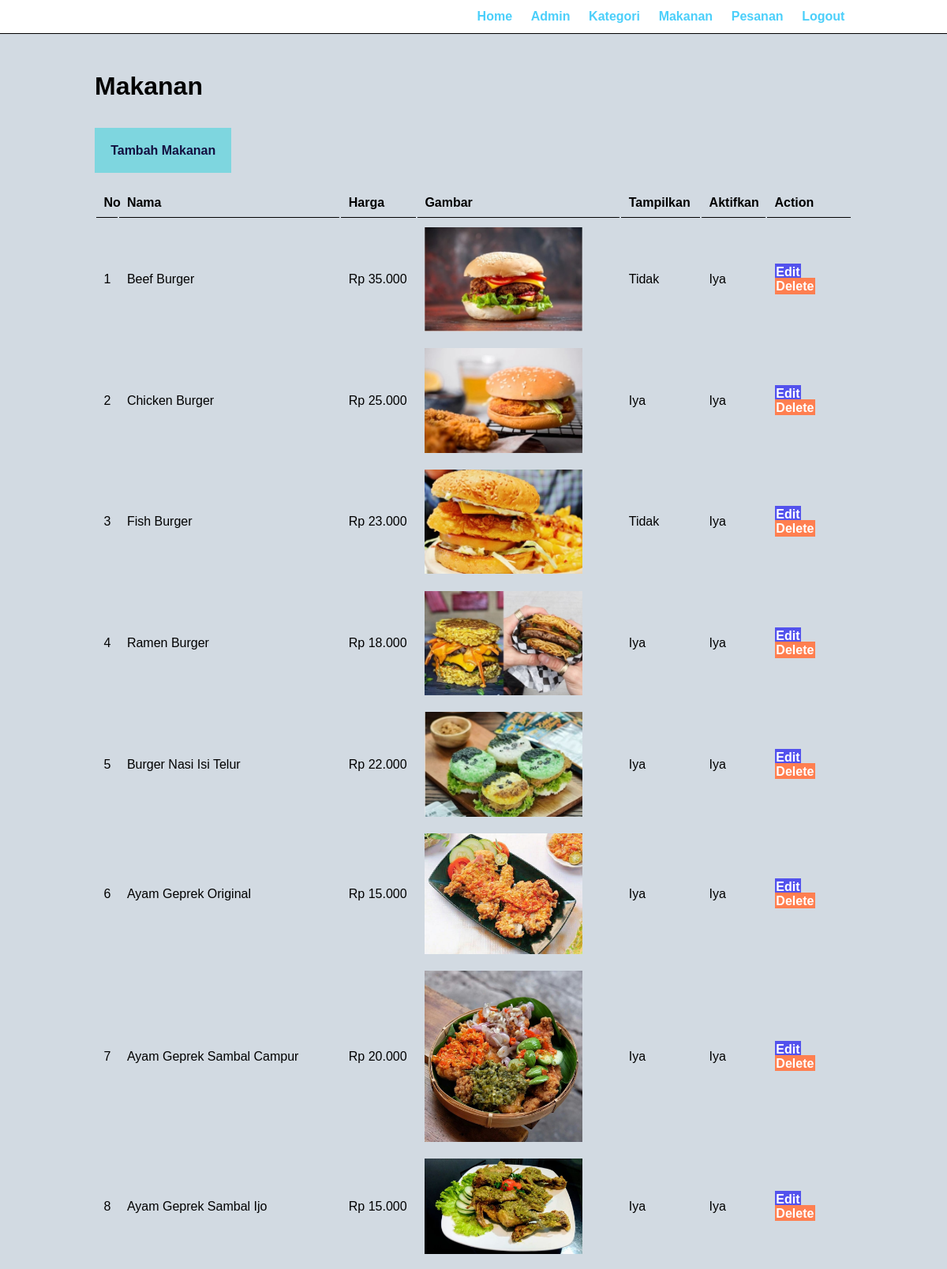
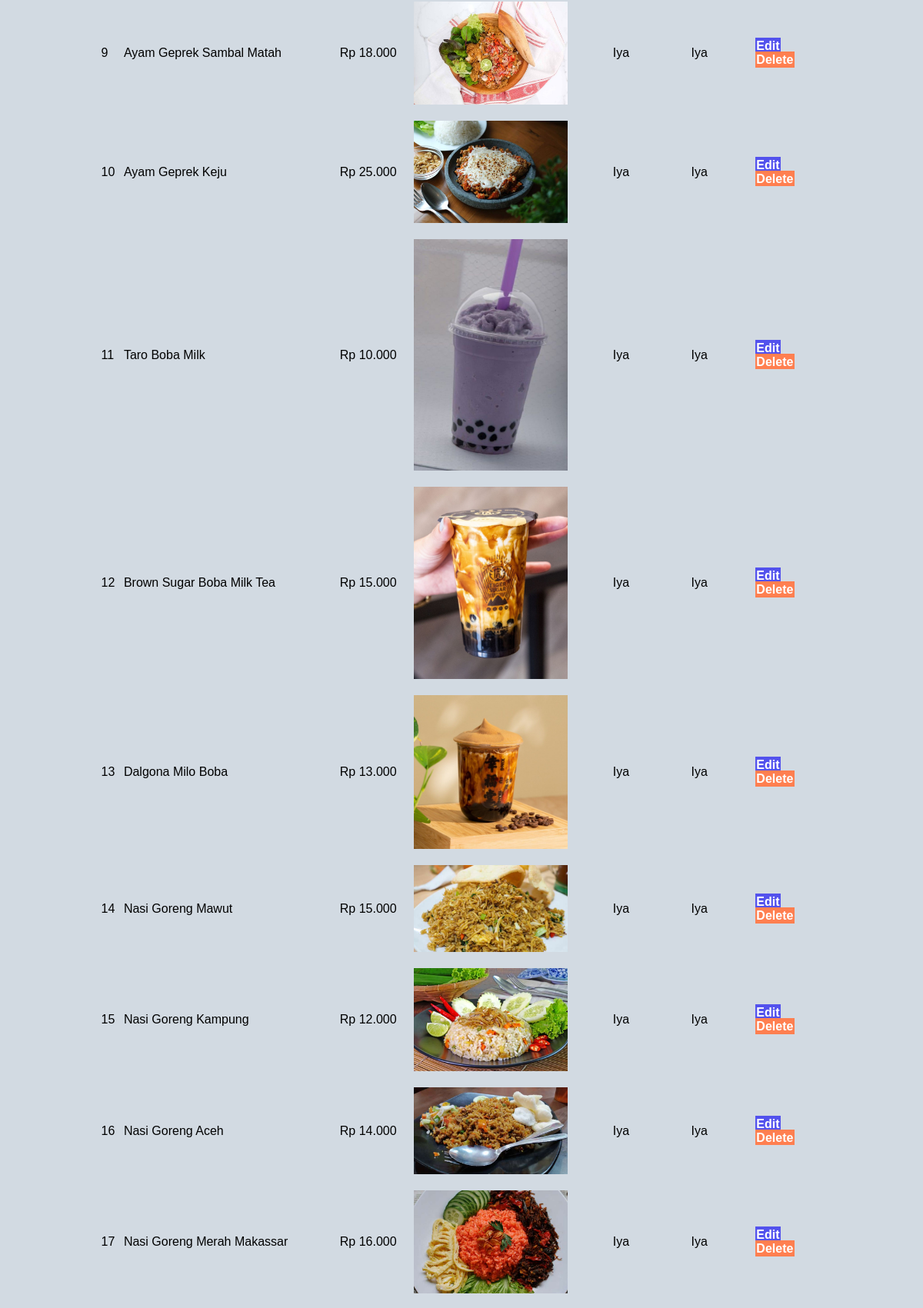
The page /admin/manage-makanan.php (signed in, upper part) on the database its author committed (2 pictures, top to bottom).
### tables this page shows
CREATE TABLE `tbl_food` (
  `id` int(10) UNSIGNED NOT NULL,
  `title` varchar(100) NOT NULL,
  `deskripsi` text NOT NULL,
  `harga` decimal(10,3) NOT NULL,
  `image_name` varchar(255) NOT NULL,
  `category_id` int(10) UNSIGNED NOT NULL,
  `featured` varchar(10) NOT NULL,
  `active` varchar(10) NOT NULL
);

### admin/manage-makanan.php (the view, shortened to what this page needs)
<?php include('isikonten/menu.php');?>
    <div class="main-content">
        <div class="wrapper">
            <h1>Makanan</h1>
            <br/><br><br>
                <a href="<?php echo SITEURL; ?>admin/tambah-makanan.php" class="btn-primary">Tambah Makanan</a>
            <br/><br/><br>
                <table class="tbl-full">
                    <tr>
                        <th>No</th>
                        <th>Nama</th>
                        <th>Harga</th>
                        <th>Gambar</th>
                        <th>Tampilkan</th>
                        <th>Aktifkan</th>
                        <th>Action</th>
                    </tr>
                    <?php
                        $sql = "SELECT * FROM tbl_food";
                        $res = mysqli_query($conn, $sql);
                        $count = mysqli_num_rows($res);
                        $sn=1;
                        if($count>0)
                        {
                            while($row=mysqli_fetch_assoc($res))
                            {
                                $id = $row['id'];
                                $title = $row['title'];
                                $harga = $row['harga'];
                                $image_name = $row['image_name'];
                                $featured = $row['featured'];
                                $active = $row['active'];
                                ?>
                                    <tr>
                                        <td><?php echo $sn++; ?></td>
                                        <td><?php echo $title; ?></td>
                                        <td>Rp <?php echo $harga; ?></td>
                                        <td>
                                            <?php
                                                if($image_name=="")
                                                {
                                                    echo "<div class='gagal'>Gambar Tidak Ditambahkan.</div>";
                                                }
                                                else
                                                {
                                                    ?>
                                                    <img src="<?php echo SITEURL;?>images/makan/<?php echo $image_name; ?>" width="200px">
                                                    <?php
                                                }
                                            ?>
                                        </td>
                                        <td><?php echo $featured; ?></td>
                                        <td><?php echo $active; ?></td>
                                        <td>
                                            <a href="<?php echo SITEURL; ?>admin/edit-makanan.php?id=<?php echo $id; ?>" class="btn-kedua">Edit</a>
                                            <a href="<?php echo SITEURL; ?>admin/delete-makanan.php?id=<?php echo $id; ?>&image_name=<?php echo $image_name; ?>" class="btn-ketiga">Delete</a>
                                        </td>
                                    </tr>
                                <?php
                            }
                        }
                        else
                        {
                            echo "<tr><td colspan='7' class='gagal'> Makanan tidak ditambahkan </td></tr>";
                        }
                    ?>
                </table>
        </div>
    </div>
<?php include('isikonten/footer.php');?>

### admin/isikonten/menu.php (shortened to what this page needs)
<html>
    <head>
        <link rel="stylesheet" href="../css/admin.css">
    </head>
    <body>
        <div class="menu">
            <div class="wrapper">
            <ul>
                    <li><a href="index.php">Home</a></li>
                    <li><a href="manage-admin.php">Admin</a></li>
                    <li><a href="manage-kategori.php">Kategori</a></li>
                    <li><a href="manage-makanan.php">Makanan</a></li>
                    <li><a href="manage-pesan.php">Pesanan</a></li>
                    <li><a href="logout.php">Logout</a></li>
                </ul>
            </div>
        </div>

### admin/isikonten/footer.php (shortened to what this page needs)
    </body>
</html>

### css/admin.css (style rules this page uses)
* { margin: 0; padding: 0; font-family:Arial, Helvetica, sans-serif; }
.wrapper { padding: 1%; width: 80%; margin: 0 auto; }
.menu { border-bottom: 1px solid black; text-align: right; }
.menu ul { list-style: none ; }
.menu ul li { display: inline; padding: 1%; }
.menu ul li a { text-decoration: none; font-weight: bold; color: #4bcffa; }
.main-content { background-color: #d2dae2; padding: 3% 0; }
.tbl-full { width: 100% }
table tr th { border-bottom: 1px solid black; padding: 1%; text-align: left; }
table tr td { padding: 1%; }
.btn-primary { background-color: #7ed6df; color: #130f40; text-decoration: none; padding: 2.1%; font-weight: bold; }
.btn-kedua { background-color:#5352ed; color: white; text-decoration: none; padding: 2.1%; font-weight: bold; }
.btn-ketiga { background-color:#ff7f50; color: white; text-decoration: none; padding: 2.1%; font-weight: bold; }

### rows shown on the page
tbl_food: title "Beef Burger", harga "35.000", image_name (picture), featured "Tidak", active "Iya"
tbl_food: title "Chicken Burger", harga "25.000", image_name (picture), featured "Iya", active "Iya"
tbl_food: title "Fish Burger", harga "23.000", image_name (picture), featured "Tidak", active "Iya"
tbl_food: title "Ramen Burger", harga "18.000", image_name (picture), featured "Iya", active "Iya"
tbl_food: title "Burger Nasi Isi Telur", harga "22.000", image_name (picture), featured "Iya", active "Iya"
tbl_food: title "Ayam Geprek Original", harga "15.000", image_name (picture), featured "Iya", active "Iya"
tbl_food: title "Ayam Geprek Sambal Campur", harga "20.000", image_name (picture), featured "Iya", active "Iya"
tbl_food: title "Ayam Geprek Sambal Ijo", harga "15.000", image_name (picture), featured "Iya", active "Iya"
tbl_food: title "Ayam Geprek Sambal Matah", harga "18.000", image_name (picture), featured "Iya", active "Iya"
tbl_food: title "Ayam Geprek Keju", harga "25.000", image_name (picture), featured "Iya", active "Iya"
tbl_food: title "Taro Boba Milk", harga "10.000", image_name (picture), featured "Iya", active "Iya"
tbl_food: title "Brown Sugar Boba Milk Tea", harga "15.000", image_name (picture), featured "Iya", active "Iya"
tbl_food: title "Dalgona Milo Boba", harga "13.000", image_name (picture), featured "Iya", active "Iya"
tbl_food: title "Nasi Goreng Mawut", harga "15.000", image_name (picture), featured "Iya", active "Iya"
tbl_food: title "Nasi Goreng Kampung", harga "12.000", image_name (picture), featured "Iya", active "Iya"
tbl_food: title "Nasi Goreng Aceh", harga "14.000", image_name (picture), featured "Iya", active "Iya"
tbl_food: title "Nasi Goreng Merah Makassar", harga "16.000", image_name (picture), featured "Iya", active "Iya"
